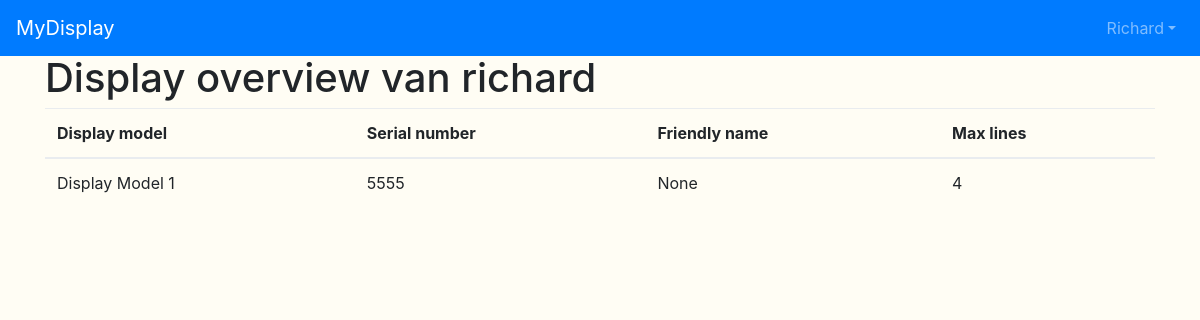
Before: /accounts/ (signed in) with the older database file.
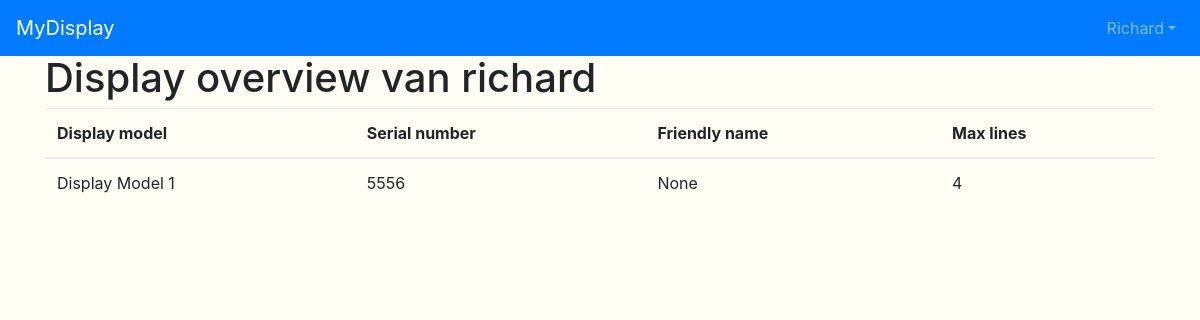
After: the same page with the newer database file.
### displays/models.py (models this page shows, shortened)
class Display(models.Model):
    model = models.ForeignKey(MyDisplayModel, on_delete=models.CASCADE, related_name='model')
    serial_number = models.PositiveSmallIntegerField(unique=True)
    friendly_name = models.CharField(max_length=64, blank=True, null=True)
    customer = models.ForeignKey(Customer, on_delete=models.CASCADE, related_name='customer', blank=True, null=True)

class MyDisplayModel(models.Model):
    display_model = models.CharField(max_length=64, unique=True)
    max_lines = models.PositiveSmallIntegerField()

### accounts/views.py (the view)
# urls.py: path('', DisplayListView.as_view(), name='displays')
class DisplayListView(LoginRequiredMixin, ListView):
    model = Display
    template_name = 'accounts/index.html'
    def get_queryset(self):
        return self.model.objects.filter(customer=self.request.user.customer)

### accounts/templates/accounts/index.html
{% extends 'main/layout.html' %}
{% block content %}
    <H1>Display overview van {{ user }}</H1>
    <div class="row">
        <div class="col-md">
            <table class="table table-hover">
                <thead>
                <tr>
                    <th scope="col">Display model</th>
                    <th scope="col">Serial number</th>
                    <th scope="col">Friendly name</th>
                    <th scope="col">Max lines</th>
                </tr>
                </thead>
                <tbody>
                {% for display in object_list %}
                    <tr onclick="window.document.location='{% url 'accounts:settings' display.pk %}';">
                        <td>{{ display.model.display_model }}</td>
                        <td>{{ display.serial_number }}</td>
                        <td>{{ display.friendly_name }}</td>
                        <td>{{ display.model.max_lines }}</td>
                    </tr>
                {% endfor %}
                </tbody>
            </table>
        </div>
    </div>
{% endblock %}

### main/templates/main/layout.html (shortened to what this page needs)
{% load staticfiles %}
<!DOCTYPE html>
<html lang="en">
<head>
    <link rel="stylesheet" href="{{ STATIC_URL }}bootstrap4/css/bootstrap.min.css">
    <link rel="stylesheet" href="{{ STATIC_URL }}css/index.css">
</head>
<body>
{% include 'main/navbar.html' %}
<div class="container">
    {% block content %}
    {% endblock %}
</div>
</body>
</html>

### main/templates/main/navbar.html (shortened to what this page needs)
<nav class="navbar navbar-expand-lg navbar-dark bg-primary">
    <a class="navbar-brand" href="{% url 'accounts:displays' %}">MyDisplay</a>
    <div class="collapse navbar-collapse" id="navbarSupportedContent">
        <ul class="navbar-nav mr-right login">
            <li class="nav-item login-item">
                {% if request.user.is_authenticated %}
                    <li class="nav-item dropdown">
                    <a class="nav-link dropdown-toggle" data-toggle="dropdown" href="#" role="button"
                       aria-haspopup="true" aria-expanded="false">{{ user|capfirst }}</a>
                {% else %}
                    <a class="nav-link {{ login_nav }}" href={% url 'accounts:login' %}>Login</a>
                {% endif %}
                </li>
        </ul>
    </div>
</nav>

### main/static/css/index.css (style rules this page uses)
body { background-color: #fffdf4; }

Changed rows visible on the page:
changed Display "None": serial_number "5555" → "5556"
